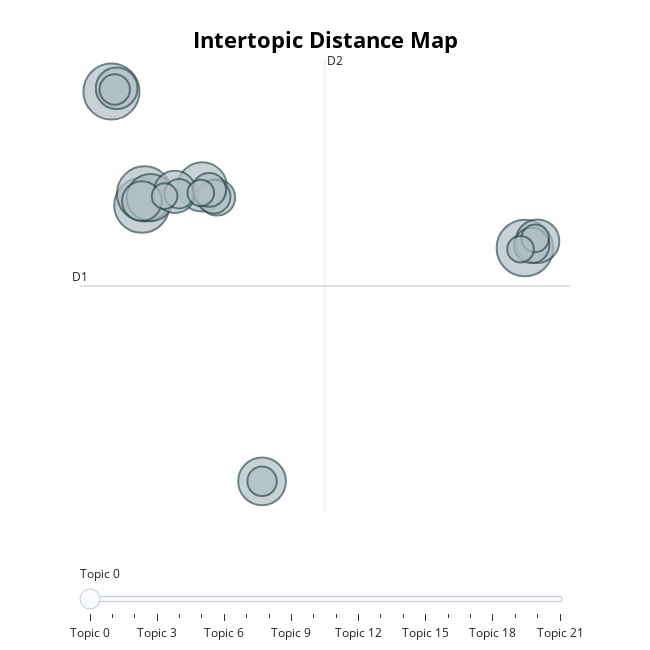

Notebook code for this chart:
### Code cell
fig = topic_model.visualize_topics()
fig.show()

### Figure 1 — Plotly figure (JSON) as saved in the notebook; plotly's stock layout.template omitted (floating-point values rounded to 4 significant figures)
{"data": [{"customdata": [[0, "to | on | and | the | you", 59], [1, "had | my | and | was | been", 58], [2, "great | service | good | food | prices", 56], [3, "was | the | service | food | and", 56], [4, "in | of | the | best | one", 45], [5, "don | can | they | didn | wasn", 42], [6, "is | service | the | food | and", 41], [7, "you | go | if | want | do", 35], [8, "is | it | be | you | the", 33], [9, "recommend | love | highly | loved | this", 32], [10, "are | prices | the | and | very", 29], [11, "10 | each | also | every | mahi", 24], [12, "we | were | to | waitress | us", 23], [13, "the | way | in | roast | and", 21], [14, "or | great | for | big | disappointment", 21], [15, "thought | had | have | heaven | was", 17], [16, "ve | had | ever | have | been", 16], [17, "it | is | well | not | but", 16], [18, "be | will | back | going | not", 14], [19, "don | you | to | food | if", 13], [20, "real | and | has | our | nice", 13], [21, "is | always | too | this | tiny", 12]], "hovertemplate": "<b>Topic %{customdata[0]}</b><br>%{customdata[1]}<br>Size: %{customdata[2]}", "legendgroup": "", "marker": {"color": "#B0BEC5", "size": [59, 58, 56, 56, 45, 42, 41, 35, 33, 32, 29, 24, 23, 21, 21, 17, 16, 16, 14, 13, 13, 12], "sizemode": "area", "sizeref": 0.03687, "symbol": "circle", "line": {"color": "DarkSlateGrey", "width": 2}}, "mode": "markers", "name": "", "orientation": "v", "showlegend": false, "x": [10.71, -11.01, -9.412, -9.27, -6.237, -3.093, -8.959, 11.38, -7.671, -10.73, -9.405, -5.456, 11.07, -5.641, -5.872, -10.83, -3.093, -7.454, 11.25, 10.48, -6.312, -8.214], "xaxis": "x", "y": [2.403, 15.47, 5.975, 6.93, 7.517, -17.08, 6.614, 2.977, 7.098, 15.75, 6.332, 6.629, 2.628, 6.69, 7.259, 15.65, -17.08, 6.94, 3.213, 2.311, 7.009, 6.74], "yaxis": "y", "type": "scatter"}], "layout": {"xaxis": {"anchor": "y", "domain": [0.0, 1.0], "title": {"text": ""}, "visible": false, "range": [-12.66, 13.08]}, "yaxis": {"anchor": "x", "domain": [0.0, 1.0], "title": {"text": ""}, "visible": false, "range": [-19.64, 18.11]}, "legend": {"tracegroupgap": 0, "itemsizing": "constant"}, "margin": {"t": 60}, "title": {"font": {"size": 22, "color": "Black"}, "text": "<b>Intertopic Distance Map</b>", "y": 0.95, "x": 0.5, "xanchor": "center", "yanchor": "top"}, "hoverlabel": {"font": {"size": 16, "family": "Rockwell"}, "bgcolor": "white"}, "width": 650, "height": 650, "sliders": [{"active": 0, "pad": {"t": 50}, "steps": [{"args": [{"marker.color": [["red", "#B0BEC5", "#B0BEC5", "#B0BEC5", "#B0BEC5", "#B0BEC5", "#B0BEC5", "#B0BEC5", "#B0BEC5", "#B0BEC5", "#B0BEC5", "#B0BEC5", "#B0BEC5", "#B0BEC5", "#B0BEC5", "#B0BEC5", "#B0BEC5", "#B0BEC5", "#B0BEC5", "#B0BEC5", "#B0BEC5", "#B0BEC5"]]}], "label": "Topic 0", "method": "update"}, {"args": [{"marker.color": [["#B0BEC5", "red", "#B0BEC5", "#B0BEC5", "#B0BEC5", "#B0BEC5", "#B0BEC5", "#B0BEC5", "#B0BEC5", "#B0BEC5", "#B0BEC5", "#B0BEC5", "#B0BEC5", "#B0BEC5", "#B0BEC5", "#B0BEC5", "#B0BEC5", "#B0BEC5", "#B0BEC5", "#B0BEC5", "#B0BEC5", "#B0BEC5"]]}], "label": "Topic 1", "method": "update"}, {"args": [{"marker.color": [["#B0BEC5", "#B0BEC5", "red", "#B0BEC5", "#B0BEC5", "#B0BEC5", "#B0BEC5", "#B0BEC5", "#B0BEC5", "#B0BEC5", "#B0BEC5", "#B0BEC5", "#B0BEC5", "#B0BEC5", "#B0BEC5", "#B0BEC5", "#B0BEC5", "#B0BEC5", "#B0BEC5", "#B0BEC5", "#B0BEC5", "#B0BEC5"]]}], "label": "Topic 2", "method": "update"}, {"args": [{"marker.color": [["#B0BEC5", "#B0BEC5", "#B0BEC5", "red", "#B0BEC5", "#B0BEC5", "#B0BEC5", "#B0BEC5", "#B0BEC5", "#B0BEC5", "#B0BEC5", "#B0BEC5", "#B0BEC5", "#B0BEC5", "#B0BEC5", "#B0BEC5", "#B0BEC5", "#B0BEC5", "#B0BEC5", "#B0BEC5", "#B0BEC5", "#B0BEC5"]]}], "label": "Topic 3", "method": "update"}, {"args": [{"marker.color": [["#B0BEC5", "#B0BEC5", "#B0BEC5", "#B0BEC5", "red", "#B0BEC5", "#B0BEC5", "#B0BEC5", "#B0BEC5", "#B0BEC5", "#B0BEC5", "#B0BEC5", "#B0BEC5", "#B0BEC5", "#B0BEC5", "#B0BEC5", "#B0BEC5", "#B0BEC5", "#B0BEC5", "#B0BEC5", "#B0BEC5", "#B0BEC5"]]}], "label": "Topic 4", "method": "update"}, {"args": [{"marker.color": [["#B0BEC5", "#B0BEC5", "#B0BEC5", "#B0BEC5", "#B0BEC5", "red", "#B0BEC5", "#B0BEC5", "#B0BEC5", "#B0BEC5", "#B0BEC5", "#B0BEC5", "#B0BEC5", "#B0BEC5", "#B0BEC5", "#B0BEC5", "#B0BEC5", "#B0BEC5", "#B0BEC5", "#B0BEC5", "#B0BEC5", "#B0BEC5"]]}], "label": "Topic 5", "method": "update"}, {"args": [{"marker.color": [["#B0BEC5", "#B0BEC5", "#B0BEC5", "#B0BEC5", "#B0BEC5", "#B0BEC5", "red", "#B0BEC5", "#B0BEC5", "#B0BEC5", "#B0BEC5", "#B0BEC5", "#B0BEC5", "#B0BEC5", "#B0BEC5", "#B0BEC5", "#B0BEC5", "#B0BEC5", "#B0BEC5", "#B0BEC5", "#B0BEC5", "#B0BEC5"]]}], "label": "Topic 6", "method": "update"}, {"args": [{"marker.color": [["#B0BEC5", "#B0BEC5", "#B0BEC5", "#B0BEC5", "#B0BEC5", "#B0BEC5", "#B0BEC5", "red", "#B0BEC5", "#B0BEC5", "#B0BEC5", "#B0BEC5", "#B0BEC5", "#B0BEC5", "#B0BEC5", "#B0BEC5", "#B0BEC5", "#B0BEC5", "#B0BEC5", "#B0BEC5", "#B0BEC5", "#B0BEC5"]]}], "label": "Topic 7", "method": "update"}, {"args": [{"marker.color": [["#B0BEC5", "#B0BEC5", "#B0BEC5", "#B0BEC5", "#B0BEC5", "#B0BEC5", "#B0BEC5", "#B0BEC5", "red", "#B0BEC5", "#B0BEC5", "#B0BEC5", "#B0BEC5", "#B0BEC5", "#B0BEC5", "#B0BEC5", "#B0BEC5", "#B0BEC5", "#B0BEC5", "#B0BEC5", "#B0BEC5", "#B0BEC5"]]}], "label": "Topic 8", "method": "update"}, {"args": [{"marker.color": [["#B0BEC5", "#B0BEC5", "#B0BEC5", "#B0BEC5", "#B0BEC5", "#B0BEC5", "#B0BEC5", "#B0BEC5", "#B0BEC5", "red", "#B0BEC5", "#B0BEC5", "#B0BEC5", "#B0BEC5", "#B0BEC5", "#B0BEC5", "#B0BEC5", "#B0BEC5", "#B0BEC5", "#B0BEC5", "#B0BEC5", "#B0BEC5"]]}], "label": "Topic 9", "method": "update"}, {"args": [{"marker.color": [["#B0BEC5", "#B0BEC5", "#B0BEC5", "#B0BEC5", "#B0BEC5", "#B0BEC5", "#B0BEC5", "#B0BEC5", "#B0BEC5", "#B0BEC5", "red", "#B0BEC5", "#B0BEC5", "#B0BEC5", "#B0BEC5", "#B0BEC5", "#B0BEC5", "#B0BEC5", "#B0BEC5", "#B0BEC5", "#B0BEC5", "#B0BEC5"]]}], "label": "Topic 10", "method": "update"}, {"args": [{"marker.color": [["#B0BEC5", "#B0BEC5", "#B0BEC5", "#B0BEC5", "#B0BEC5", "#B0BEC5", "#B0BEC5", "#B0BEC5", "#B0BEC5", "#B0BEC5", "#B0BEC5", "red", "#B0BEC5", "#B0BEC5", "#B0BEC5", "#B0BEC5", "#B0BEC5", "#B0BEC5", "#B0BEC5", "#B0BEC5", "#B0BEC5", "#B0BEC5"]]}], "label": "Topic 11", "method": "update"}, {"args": [{"marker.color": [["#B0BEC5", "#B0BEC5", "#B0BEC5", "#B0BEC5", "#B0BEC5", "#B0BEC5", "#B0BEC5", "#B0BEC5", "#B0BEC5", "#B0BEC5", "#B0BEC5", "#B0BEC5", "red", "#B0BEC5", "#B0BEC5", "#B0BEC5", "#B0BEC5", "#B0BEC5", "#B0BEC5", "#B0BEC5", "#B0BEC5", "#B0BEC5"]]}], "label": "Topic 12", "method": "update"}, {"args": [{"marker.color": [["#B0BEC5", "#B0BEC5", "#B0BEC5", "#B0BEC5", "#B0BEC5", "#B0BEC5", "#B0BEC5", "#B0BEC5", "#B0BEC5", "#B0BEC5", "#B0BEC5", "#B0BEC5", "#B0BEC5", "red", "#B0BEC5", "#B0BEC5", "#B0BEC5", "#B0BEC5", "#B0BEC5", "#B0BEC5", "#B0BEC5", "#B0BEC5"]]}], "label": "Topic 13", "method": "update"}, {"args": [{"marker.color": [["#B0BEC5", "#B0BEC5", "#B0BEC5", "#B0BEC5", "#B0BEC5", "#B0BEC5", "#B0BEC5", "#B0BEC5", "#B0BEC5", "#B0BEC5", "#B0BEC5", "#B0BEC5", "#B0BEC5", "#B0BEC5", "red", "#B0BEC5", "#B0BEC5", "#B0BEC5", "#B0BEC5", "#B0BEC5", "#B0BEC5", "#B0BEC5"]]}], "label": "Topic 14", "method": "update"}, {"args": [{"marker.color": [["#B0BEC5", "#B0BEC5", "#B0BEC5", "#B0BEC5", "#B0BEC5", "#B0BEC5", "#B0BEC5", "#B0BEC5", "#B0BEC5", "#B0BEC5", "#B0BEC5", "#B0BEC5", "#B0BEC5", "#B0BEC5", "#B0BEC5", "red", "#B0BEC5", "#B0BEC5", "#B0BEC5", "#B0BEC5", "#B0BEC5", "#B0BEC5"]]}], "label": "Topic 15", "method": "update"}, {"args": [{"marker.color": [["#B0BEC5", "#B0BEC5", "#B0BEC5", "#B0BEC5", "#B0BEC5", "#B0BEC5", "#B0BEC5", "#B0BEC5", "#B0BEC5", "#B0BEC5", "#B0BEC5", "#B0BEC5", "#B0BEC5", "#B0BEC5", "#B0BEC5", "#B0BEC5", "red", "#B0BEC5", "#B0BEC5", "#B0BEC5", "#B0BEC5", "#B0BEC5"]]}], "label": "Topic 16", "method": "update"}, {"args": [{"marker.color": [["#B0BEC5", "#B0BEC5", "#B0BEC5", "#B0BEC5", "#B0BEC5", "#B0BEC5", "#B0BEC5", "#B0BEC5", "#B0BEC5", "#B0BEC5", "#B0BEC5", "#B0BEC5", "#B0BEC5", "#B0BEC5", "#B0BEC5", "#B0BEC5", "#B0BEC5", "red", "#B0BEC5", "#B0BEC5", "#B0BEC5", "#B0BEC5"]]}], "label": "Topic 17", "method": "update"}, {"args": [{"marker.color": [["#B0BEC5", "#B0BEC5", "#B0BEC5", "#B0BEC5", "#B0BEC5", "#B0BEC5", "#B0BEC5", "#B0BEC5", "#B0BEC5", "#B0BEC5", "#B0BEC5", "#B0BEC5", "#B0BEC5", "#B0BEC5", "#B0BEC5", "#B0BEC5", "#B0BEC5", "#B0BEC5", "red", "#B0BEC5", "#B0BEC5", "#B0BEC5"]]}], "label": "Topic 18", "method": "update"}, {"args": [{"marker.color": [["#B0BEC5", "#B0BEC5", "#B0BEC5", "#B0BEC5", "#B0BEC5", "#B0BEC5", "#B0BEC5", "#B0BEC5", "#B0BEC5", "#B0BEC5", "#B0BEC5", "#B0BEC5", "#B0BEC5", "#B0BEC5", "#B0BEC5", "#B0BEC5", "#B0BEC5", "#B0BEC5", "#B0BEC5", "red", "#B0BEC5", "#B0BEC5"]]}], "label": "Topic 19", "method": "update"}, {"args": [{"marker.color": [["#B0BEC5", "#B0BEC5", "#B0BEC5", "#B0BEC5", "#B0BEC5", "#B0BEC5", "#B0BEC5", "#B0BEC5", "#B0BEC5", "#B0BEC5", "#B0BEC5", "#B0BEC5", "#B0BEC5", "#B0BEC5", "#B0BEC5", "#B0BEC5", "#B0BEC5", "#B0BEC5", "#B0BEC5", "#B0BEC5", "red", "#B0BEC5"]]}], "label": "Topic 20", "method": "update"}, {"args": [{"marker.color": [["#B0BEC5", "#B0BEC5", "#B0BEC5", "#B0BEC5", "#B0BEC5", "#B0BEC5", "#B0BEC5", "#B0BEC5", "#B0BEC5", "#B0BEC5", "#B0BEC5", "#B0BEC5", "#B0BEC5", "#B0BEC5", "#B0BEC5", "#B0BEC5", "#B0BEC5", "#B0BEC5", "#B0BEC5", "#B0BEC5", "#B0BEC5", "red"]]}], "label": "Topic 21", "method": "update"}]}], "shapes": [{"line": {"color": "#CFD8DC", "width": 2}, "type": "line", "x0": 0.2127, "x1": 0.2127, "y0": -19.64, "y1": 18.11}, {"line": {"color": "#9E9E9E", "width": 2}, "type": "line", "x0": -12.66, "x1": 13.08, "y0": -0.7665, "y1": -0.7665}], "annotations": [{"showarrow": false, "text": "D1", "x": -12.66, "y": -0.7665, "yshift": 10}, {"showarrow": false, "text": "D2", "x": 0.2127, "xshift": 10, "y": 18.11}]}}
